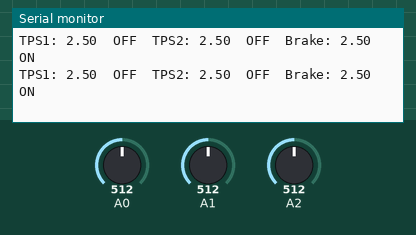
Bench run of a sketch on a simulated Arduino Uno, built with avr-gcc and run on an emulated ATmega328P. On the bench: the last lines printed to the serial monitor. The inputs (shaded band) are chosen by the test bench; at power-on: A0 = 512, A2 = 512, A1 = 512.

Above: at 1.2 s.
1.3 s: A0 set to 530
At 1.41 s:
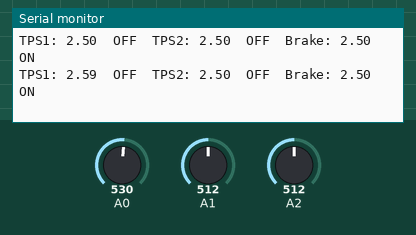
4.3 s: A0 set to 554
At 4.42 s:
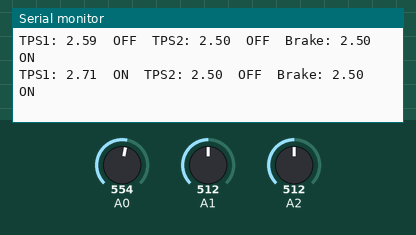
6.3 s: A2 set to 504
At 6.43 s:
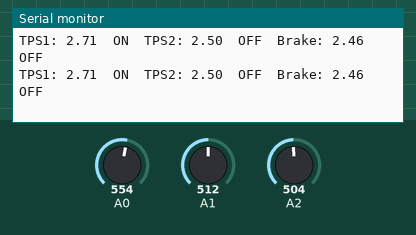

Measured:
- the behaviour switches between 542 and 543 on A0 (found by bisection; images 1 and 2)
- the behaviour switches between 512 and 511 on A2 (found by bisection; images 2 and 3)
- after the input at 1.3 s, the serial monitor: prints a new line after 0.09 s (image 1)
- after the input at 4.3 s, the serial monitor: prints a new line after 0.10 s (image 2)
- after the input at 6.3 s, the serial monitor: prints a new line after 0.07 s (image 3)

The sketch:

mcu_testing.ino
```cpp
void setup() {
  pinMode(A1, INPUT);
  pinMode(A2, INPUT);
  pinMode(A3, INPUT);
  pinMode(2, INPUT);
  Serial.begin(9600);
}

float rawTPS1, TPS1_voltage;
float rawTPS2, TPS2_voltage;
float rawBrake, brake_voltage;

// Thresholds Currently set on BSPD
float TPS1_threshold = 2.65;
float TPS2_threshold = 2.5;
float brake_threshold = 2.5;

int TPS1_on = 0;
int TPS2_on = 0;
int brake_on = 0;
int pre_delay = 0;
int post_delay = 0;

void loop() {
  rawTPS1 = analogRead(A0);
  TPS1_voltage = 5*rawTPS1 / 1023;

  rawTPS2 = analogRead(A1);
  TPS2_voltage = 5*rawTPS2 / 1023;

  rawBrake = analogRead(A2);
  brake_voltage = 5*rawBrake / 1023;

  if(TPS1_voltage > TPS1_threshold){ TPS1_on = 1; }
  else { TPS1_on = 0; }

  if(brake_voltage > brake_threshold){ brake_on = 1; }
  else { brake_on = 0; }

  if( ((TPS1_on) || (TPS2_on)) & (brake_on)){
    pre_delay = 1;
  } else { pre_delay = 0; }

  printResults();
  delay(10);
}

void printResults(){
  // TPS1
  Serial.print("TPS1: ");
  Serial.print(TPS1_voltage);
  Serial.print("\t");
  if(TPS1_on){ Serial.print("ON\t"); }
  else { Serial.print("OFF\t");  }

  // TPS2
  Serial.print("TPS2: ");
  Serial.print(TPS2_voltage);
  Serial.print("\t");
  if(TPS2_on){ Serial.print("ON\t"); }
  else { Serial.print("OFF\t"); }

  // Brake
  Serial.print("Brake: ");
  Serial.print(brake_voltage);
  Serial.print("\t");
  if(brake_on){ Serial.print("ON\t"); }
  else { Serial.print("OFF\t"); }

  // FLAGS

  Serial.print("\n");
}
```
